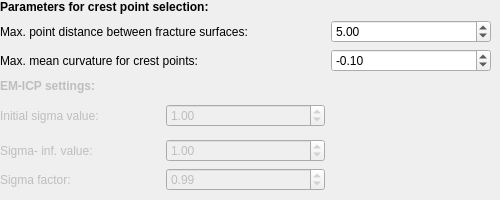
        <widget class="QWidget" name="ParametersFineTuning">
         <attribute name="title">
          <string>Parameters for fine tuning step</string>
         </attribute>
         <widget class="qSlicerWidget" name="SlicerWidgetFT">
          <property name="geometry">
           <rect>
            <x>0</x>
            <y>0</y>
            <width>491</width>
            <height>191</height>
           </rect>
          </property>
          <layout class="QGridLayout" name="gridLayout_3">
           <item row="5" column="0" rowspan="2">
            <widget class="QLabel" name="SigmaIniLabel_FT">
             <property name="enabled">
              <bool>false</bool>
             </property>
             <property name="toolTip">
              <string>Value that determines stopping criterion for EM-ICP value (lower values = more itertions)</string>
             </property>
             <property name="text">
              <string>Initial sigma value:</string>
             </property>
            </widget>
           </item>
           <item row="0" column="0" colspan="2">
            <widget class="QLabel" name="CrestPointSelectionParaLabelFT">
             <property name="font">
              <font>
               <weight>75</weight>
               <bold>true</bold>
              </font>
             </property>
             <property name="toolTip">
              <string>Settings for EM-ICP during fine tuning</string>
             </property>
             <property name="text">
              <string>Parameters for crest point selection:</string>
             </property>
            </widget>
           </item>
           <item row="1" column="0" colspan="2">
            <widget class="QLabel" name="EMICPFTLabel">
             <property name="text">
              <string>Max. point distance between fracture surfaces:</string>
             </property>
            </widget>
           </item>
           <item row="9" column="0">
            <widget class="QLabel" name="SigmaFactoLabel_FT">
             <property name="enabled">
              <bool>false</bool>
             </property>
             <property name="toolTip">
              <string>Sigma value for EM-ICP alogrithm is the value by which sigma will by multiplied after each iteration</string>
             </property>
             <property name="text">
              <string>Sigma factor:</string>
             </property>
            </widget>
           </item>
           <item row="5" column="1" rowspan="2">
            <widget class="QDoubleSpinBox" name="SigmaIni_FT">
             <property name="enabled">
              <bool>false</bool>
             </property>
             <property name="toolTip">
              <string>Value that determines stopping criterion for EM-ICP value (lower values = more itertions)</string>
             </property>
             <property name="singleStep">
              <double>0.100000000000000</double>
             </property>
             <property name="value">
              <double>1.000000000000000</double>
             </property>
            </widget>
           </item>
           <item row="7" column="1">
            <widget class="QDoubleSpinBox" name="SigmaInf_FT">
             <property name="enabled">
              <bool>false</bool>
             </property>
             <property name="toolTip">
              <string>Value that determines stopping criterion for EM-ICP value (lower values = more itertions)</string>
             </property>
             <property name="singleStep">
              <double>0.100000000000000</double>
             </property>
             <property name="value">
              <double>1.000000000000000</double>
             </property>
            </widget>
           </item>
           <item row="2" column="2">
            <widget class="QDoubleSpinBox" name="CrestCurvatureFT">
             <property name="toolTip">
              <string>Curvature values that dtermines if point is likely to be on the fracture crest. Pointswith higher value are likely to be not part of the fracture crest</string>
             </property>
             <property name="minimum">
              <double>-0.500000000000000</double>
             </property>
             <property name="maximum">
              <double>0.000000000000000</double>
             </property>
             <property name="singleStep">
              <double>0.000000000000000</double>
             </property>
             <property name="value">
              <double>-0.100000000000000</double>
             </property>
            </widget>
           </item>
           <item row="2" column="0" colspan="2">
            <widget class="QLabel" name="CrestCurvatureFTLabel">
             <property name="toolTip">
              <string>Curvature values that dtermines if point is likely to be on the fracture crest. Pointswith higher value are likely to be not part of the fracture crest</string>
             </property>
             <property name="text">
              <string>Max. mean curvature for crest points: </string>
             </property>
            </widget>
           </item>
           <item row="1" column="2">
            <widget class="QDoubleSpinBox" name="PointDistanceFT">
             <property name="toolTip">
              <string>Determines the maximum distance between the fracture srufaces of two pre-aligned fragements. Points with larger distance will not be used for fine tuning registration</string>
             </property>
             <property name="minimum">
              <double>0.100000000000000</double>
             </property>
             <property name="maximum">
              <double>20.000000000000000</double>
             </property>
             <property name="singleStep">
              <double>0.500000000000000</double>
             </property>
             <property name="value">
              <double>5.000000000000000</double>
             </property>
            </widget>
           </item>
           <item row="9" column="1">
            <widget class="QDoubleSpinBox" name="SigmaFactor_FT">
             <property name="enabled">
              <bool>false</bool>
             </property>
             <property name="minimum">
              <double>0.500000000000000</double>
             </property>
             <property name="maximum">
              <double>1.000000000000000</double>
             </property>
             <property name="singleStep">
              <double>0.001000000000000</double>
             </property>
             <property name="value">
              <double>0.990000000000000</double>
             </property>
            </widget>
           </item>
           <item row="7" column="0">
            <widget class="QLabel" name="SigmaInfLabel_FT">
             <property name="enabled">
              <bool>false</bool>
             </property>
             <property name="toolTip">
              <string>Value that determines stopping criterion for EM-ICP value (lower values = more itertions)</string>
             </property>
             <property name="text">
              <string>Sigma- inf. value:</string>
             </property>
            </widget>
           </item>
           <item row="4" column="0">
            <widget class="QLabel" name="EMICPParametersLabelFT">
             <property name="enabled">
              <bool>false</bool>
             </property>
             <property name="font">
              <font>
               <weight>75</weight>
               <bold>true</bold>
              </font>
             </property>
             <property name="toolTip">
              <string>Settings for EM-ICP during fine tuning</string>
             </property>
             <property name="text">
              <string>EM-ICP settings:</string>
             </property>
            </widget>
           </item>
          </layout>
         </widget>
        </widget>
